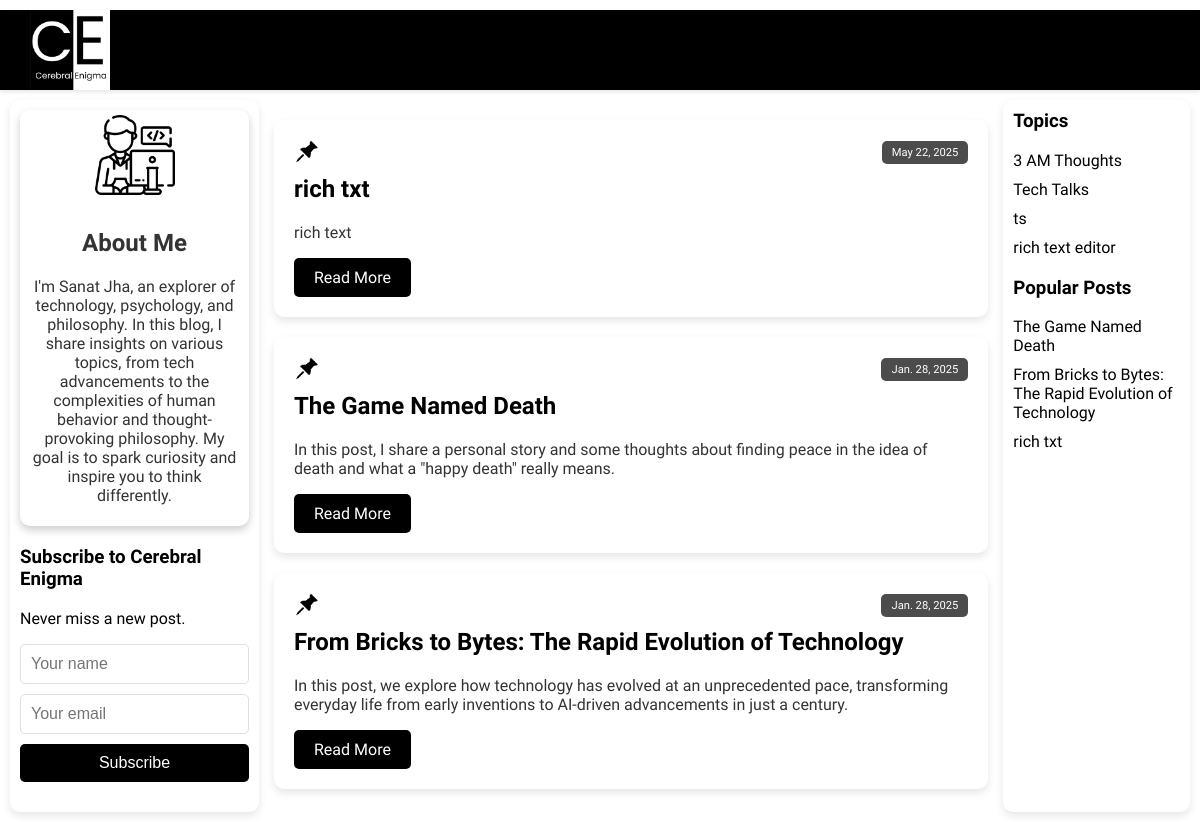
The app's page /, older data.
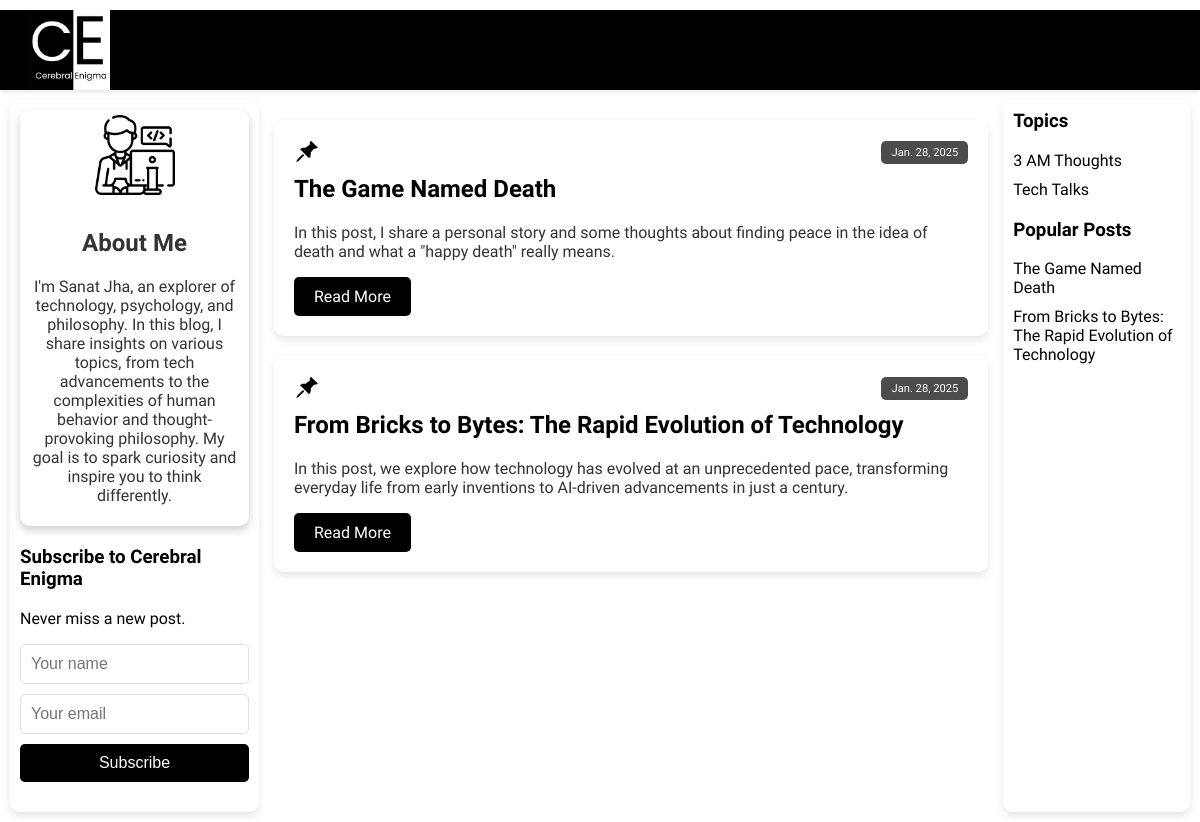
The same page, newer data.
### CerebralEnigmaBlog/models.py (models this page shows, shortened)
class Post(models.Model):
    title = models.CharField(max_length=200,unique=True)
    description = models.TextField(default=" ",max_length=600)
    content = models.TextField(default=" ")
    date = models.DateField(default=date.today)
    views = models.IntegerField(default=0)

class Category(models.Model):
    name = models.CharField(max_length=100, unique=True)
    posts = models.ManyToManyField('Post', related_name='categories')

### CerebralEnigmaBlog/views.py (the view)
# urls.py: 2. Add a URL to urlpatterns:  path('', views.home, name='home')
def home(request):
    context = {
        "displayAll" : False,
        "categories": Category.objects.all(),
        "posts": Post.objects.all().order_by('-date'),
        "topposts": Post.objects.all().order_by('-views')[:5],
    }
    return render(request, "home.html", context)

### templates/home.html (shortened to what this page needs)
{% load static %}
{% load custom_tags %}
<!DOCTYPE html>
<html lang="en">
<head>
    <link rel="stylesheet" href="{% static 'css/home.css' %}">
</head>
<body>
    <header>
        <nav class="navbar" aria-label="Main navigation">
            <div class="container">
                <a href="{% url 'home' %}" aria-label="Go to homepage">
                    <img src="{% static '4.png' %}" alt="Cerebral Enigma Logo" class="logo">
                </a>
            </div>
        </nav>
    </header>
    <main class="container">
        <div class="content">
            <aside class="sidebar left-sidebar">
                <div class="sidebar-widget about-widget">
                    <a href="https://sanatjha.me">
                        <div class="about-section">
                            <img src="{% static 'user.png' %}" alt="Sanat Jha - Blog Author" class="writer-pic"
                                width="200" height="200" loading="lazy">
                            <div class="about-text">
                                <h2>About Me</h2>
                                <p>I'm Sanat Jha, an explorer of technology, psychology,
                                    and philosophy. In this blog, I share insights on various topics, from tech
                                    advancements
                                    to the complexities of human behavior and thought-provoking philosophy. My goal is
                                    to
                                    spark curiosity and inspire you to think differently.</p>
                            </div>
                        </div>
                    </a>
                </div>
                <div class="sidebar-widget subscribe-widget">
                    <h3 class="sidebar-title">Subscribe to Cerebral Enigma</h3>
                    <p>Never miss a new post. </p>
                    <form id="subscribe-form" action="/subscribe" method="POST">
                        <input type="text" id="subscriber-name" name="name" placeholder="Your name" required>
                        <input type="email" id="subscriber-email" name="email" placeholder="Your email" required>
                        <button type="submit" class="subscribe-button">Subscribe</button>
                    </form>
                </div>
            </aside>
            <section class="blog-posts" id="blog-posts" aria-label="Blog posts">
                {% for post in posts %}
                <article class="post-card hidden">
                    <header class="post-header">
                        <img src="{% static 'pin.png' %}" class="paper-icon" alt="" aria-hidden="true" width="20"
                            height="20">
                        <time class="post-date" datetime="{{ post.date|date:'Y-m-d' }}">{{ post.date }}</time>
                    </header>
                    <div class="post-content">
                        <h2 class="post-title"><a href="/post/{{ post.title }}">{{ post.title }}</a></h2>
                        <p class="post-excerpt">{{ post.description }}</p>
                        <a href="/post/{{ post.title }}" class="read-button"
                            aria-label="Read more about {{ post.title }}">Read More</a>
                    </div>
                </article>
                {% endfor %}
            </section>
            <aside class="sidebar right-sidebar">
                <div class="laptopshow">
                    <nav class="categories-nav" aria-label="Blog categories">
                        <div class="sidebar-widget">
                            <h3 class="sidebar-title">Topics</h3>
                            <ul class="topics">
                                {% for category in categories %}
                                <li><a href="/category/{{ category.name }}">{{ category.name }}</a></li>
                                {% endfor %}
                            </ul>
                        </div>
                    </nav>
                    <div class="sidebar-widget">
                        <h3 class="sidebar-title">Popular Posts</h3>
                        <ul class="top-posts">
                            {% for post in topposts %}
                            <li><a href="/post/{{ post.title }}" title="Read {{ post.title }}">{{ post.title }}</a></li>
                            {% endfor %}
                        </ul>
                    </div>
                </div>
            </aside>
        </div>
    </main>
</body>
</html>

### static/css/home.css (style rules this page uses)
body { font-family: 'Ubuntu', sans-serif; background-color: #fff; color: #000; margin: 0; padding: 0; }
a { color: #000; text-decoration: none; }
.navbar { background-color: #000; color: #fff; height: 80px; position: sticky; top: 0; z-index: 1; box-shadow: 0 2px 4px rgba(0, 0, 0, 0.1); }
.navbar .container { display: flex; align-items: center; justify-content: space-between; padding: 0 20px; }
.navbar .logo { height: 80px; }
.container { display: flex; flex-wrap: wrap; margin: 10px; }
.content { display: flex; width: 100%; gap: 10px; }
.left-sidebar, .right-sidebar { padding: 10px; background-color: #fff; box-shadow: 0 4px 8px rgba(0, 0, 0, 0.1); border-radius: 10px; }
.left-sidebar { flex: 0.8; margin-right: 5px; }
.right-sidebar { flex: 0.7; margin-left: 5px; }
.sidebar-widget { margin-bottom: 20px; }
.sidebar-title { margin-top: 0; color: #000; font-weight: 1000; }
.about-widget { display: flex; flex-direction: column; align-items: center; text-align: center; }
.about-section { box-shadow: 0 4px 8px rgba(0, 0, 0, 0.2); border-radius: 10px; padding: 5px 10px; }
.writer-pic { width: 80px; height: 80px; margin-bottom: 10px; }
.about-text { color: #333; }
#subscribe-form { display: flex; flex-direction: column; gap: 10px; }
#subscriber-name, #subscriber-email { padding: 10px; border: 1px solid #e0e0e0; border-radius: 5px; font-size: 1em; color: #000; }
.subscribe-button { background-color: #000; color: #fff; border: none; padding: 10px 0; cursor: pointer; border-radius: 5px; font-size: 1em; text-align: center; transition: background-color 0.3s, color 0.3s; }
.blog-posts { flex: 3; display: flex; flex-direction: column; gap: 20px; }
.post-card { background-color: #fff; padding: 20px; box-shadow: 0 4px 8px rgba(0, 0, 0, 0.1); transition: transform 0.3s, box-shadow 0.3s; border-radius: 10px; opacity: 0; animation: cardLoad 0.5s forwards; position: relative; }
.post-header { display: flex; align-items: center; justify-content: space-between; margin-bottom: 10px; }
.paper-icon { width: 25px; height: 25px; background-size: cover; z-index: 2; margin-right: 10px; }
.post-date { background-color: rgba(0, 0, 0, 0.7); color: #fff; padding: 5px 10px; border-radius: 5px; font-size: 0.7em; margin-left: auto; display: flex; align-items: center; height: 100%; }
.post-content { position: relative; }
.post-title { color: #000; margin-top: 0; }
.post-excerpt { color: #333; }
.read-button { background-color: #000; color: #fff; border: none; padding: 10px 20px; cursor: pointer; border-radius: 5px; text-decoration: none; font-size: inherit; display: inline-block; transition: background-color 0.3s, color 0.3s, transform 0.3s; }
.topics, .top-posts { list-style: none; padding: 0; margin: 0 0 20px 0; }
.topics li, .top-posts li { margin-bottom: 10px; }
.topics a, .top-posts a { color: #000; text-decoration: none; transition: color 0.3s; }

Row changes from the older to the newer data that the page shows:
removed Post: date "May 22, 2025", title "rich txt", description "rich text"
removed Category: name "ts"
removed Category: name "rich text editor"
